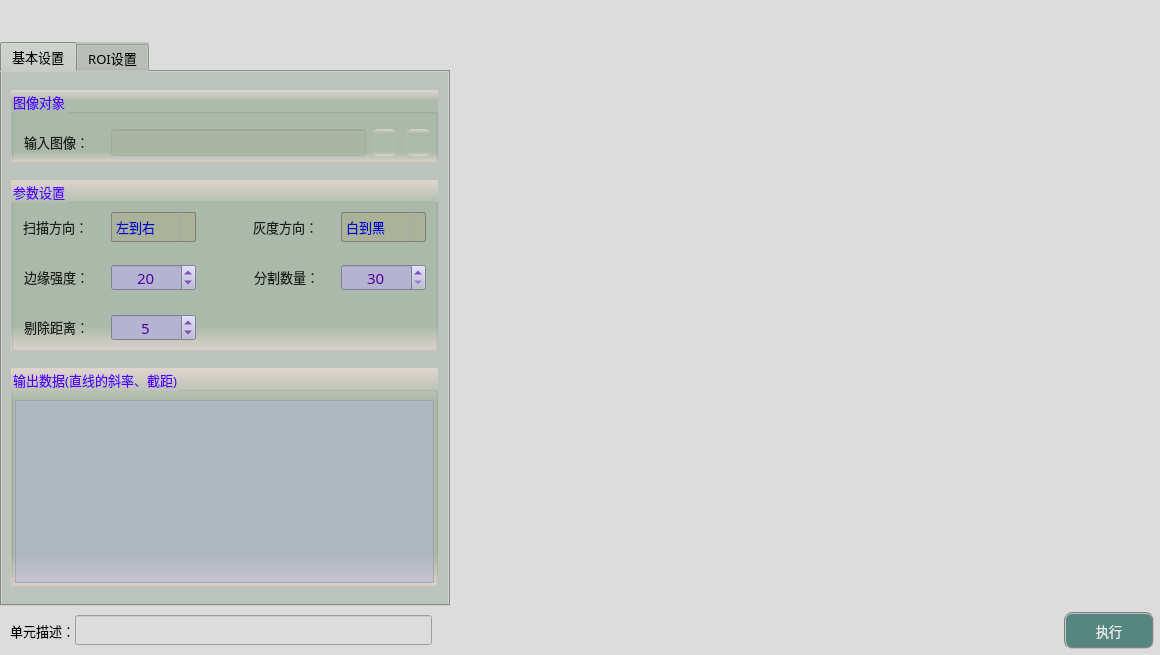
<?xml version="1.0" encoding="UTF-8"?>
<ui version="4.0">
 <class>frmFindLineClass</class>
 <widget class="QDialog" name="frmFindLineClass">
  <property name="geometry">
   <rect>
    <x>0</x>
    <y>0</y>
    <width>1160</width>
    <height>655</height>
   </rect>
  </property>
  <property name="sizePolicy">
   <sizepolicy hsizetype="Fixed" vsizetype="Fixed">
    <horstretch>0</horstretch>
    <verstretch>0</verstretch>
   </sizepolicy>
  </property>
  <property name="minimumSize">
   <size>
    <width>1160</width>
    <height>655</height>
   </size>
  </property>
  <property name="maximumSize">
   <size>
    <width>1160</width>
    <height>655</height>
   </size>
  </property>
  <property name="windowTitle">
   <string>寻找直线</string>
  </property>
  <property name="styleSheet">
   <string notr="true">background-color: rgb(220, 220, 220);</string>
  </property>
  <layout class="QGridLayout" name="gridLayout">
   <property name="leftMargin">
    <number>0</number>
   </property>
   <property name="topMargin">
    <number>0</number>
   </property>
   <property name="rightMargin">
    <number>0</number>
   </property>
   <property name="bottomMargin">
    <number>0</number>
   </property>
   <property name="spacing">
    <number>1</number>
   </property>
   <item row="3" column="0" colspan="3">
    <layout class="QHBoxLayout" name="horizontalLayout">
     <property name="spacing">
      <number>0</number>
     </property>
     <property name="bottomMargin">
      <number>6</number>
     </property>
     <item>
      <spacer name="horizontalSpacer">
       <property name="orientation">
        <enum>Qt::Horizontal</enum>
       </property>
       <property name="sizeType">
        <enum>QSizePolicy::Fixed</enum>
       </property>
       <property name="sizeHint" stdset="0">
        <size>
         <width>10</width>
         <height>20</height>
        </size>
       </property>
      </spacer>
     </item>
     <item>
      <widget class="QLabel" name="label_3">
       <property name="sizePolicy">
        <sizepolicy hsizetype="Fixed" vsizetype="Fixed">
         <horstretch>0</horstretch>
         <verstretch>0</verstretch>
        </sizepolicy>
       </property>
       <property name="maximumSize">
        <size>
         <width>83</width>
         <height>25</height>
        </size>
       </property>
       <property name="font">
        <font>
         <family>微软雅黑</family>
         <pointsize>10</pointsize>
        </font>
       </property>
       <property name="styleSheet">
        <string notr="true">background-color: rgba(255, 255, 255, 0);</string>
       </property>
       <property name="text">
        <string>单元描述：</string>
       </property>
      </widget>
     </item>
     <item>
      <widget class="QLineEdit" name="txtDescribe">
       <property name="sizePolicy">
        <sizepolicy hsizetype="Fixed" vsizetype="Fixed">
         <horstretch>0</horstretch>
         <verstretch>0</verstretch>
        </sizepolicy>
       </property>
       <property name="minimumSize">
        <size>
         <width>357</width>
         <height>30</height>
        </size>
       </property>
       <property name="maximumSize">
        <size>
         <width>16777215</width>
         <height>30</height>
        </size>
       </property>
       <property name="font">
        <font>
         <family>微软雅黑</family>
         <pointsize>10</pointsize>
        </font>
       </property>
      </widget>
     </item>
     <item>
      <spacer name="horizontalSpacer_8">
       <property name="orientation">
        <enum>Qt::Horizontal</enum>
       </property>
       <property name="sizeHint" stdset="0">
        <size>
         <width>40</width>
         <height>20</height>
        </size>
       </property>
      </spacer>
     </item>
     <item>
      <widget class="QPushButton" name="btnExecute">
       <property name="minimumSize">
        <size>
         <width>90</width>
         <height>37</height>
        </size>
       </property>
       <property name="font">
        <font>
         <family>微软雅黑</family>
         <pointsize>10</pointsize>
        </font>
       </property>
       <property name="styleSheet">
        <string notr="true">QWidget{ background-color: rgb(85, 135, 127);}
QWidget{ color: rgb(235, 235, 235);}
QWidget{ border: 2px groove gray;border-radius: 8px;padding: 2px 4px;}
QPushButton:hover{ background-color: rgb(85, 155, 127);}
QPushButton:pressed{background-color: rgb(85, 175, 127);}</string>
       </property>
       <property name="text">
        <string>执行</string>
       </property>
      </widget>
     </item>
     <item>
      <spacer name="horizontalSpacer_2">
       <property name="orientation">
        <enum>Qt::Horizontal</enum>
       </property>
       <property name="sizeType">
        <enum>QSizePolicy::Fixed</enum>
       </property>
       <property name="sizeHint" stdset="0">
        <size>
         <width>6</width>
         <height>20</height>
        </size>
       </property>
      </spacer>
     </item>
    </layout>
   </item>
   <item row="1" column="0">
    <widget class="QTabWidget" name="tabWidget">
     <property name="sizePolicy">
      <sizepolicy hsizetype="Fixed" vsizetype="Expanding">
       <horstretch>0</horstretch>
       <verstretch>0</verstretch>
      </sizepolicy>
     </property>
     <property name="minimumSize">
      <size>
       <width>450</width>
       <height>550</height>
      </size>
     </property>
     <property name="maximumSize">
      <size>
       <width>16777215</width>
       <height>16777215</height>
      </size>
     </property>
     <property name="font">
      <font>
       <family>微软雅黑</family>
       <pointsize>10</pointsize>
      </font>
     </property>
     <property name="styleSheet">
      <string notr="true">background-color: #bcc2bc;</string>
     </property>
     <property name="currentIndex">
      <number>0</number>
     </property>
     <widget class="QWidget" name="tab">
      <attribute name="title">
       <string>基本设置</string>
      </attribute>
      <widget class="QGroupBox" name="groupCamera">
       <property name="geometry">
        <rect>
         <x>9</x>
         <y>18</y>
         <width>427</width>
         <height>73</height>
        </rect>
       </property>
       <property name="font">
        <font>
         <family>微软雅黑</family>
         <pointsize>10</pointsize>
        </font>
       </property>
       <property name="styleSheet">
        <string notr="true">background-color: qlineargradient(x1:0, y1:0, x2:0, y2:1, stop:0 #dfd5cf, stop: 0.15 #acbbac, stop: 0.85 #acbbac,stop:1 #dfd5cf);
color: rgb(85, 0, 255);</string>
       </property>
       <property name="title">
        <string>图像对象</string>
       </property>
       <widget class="QLabel" name="label_4">
        <property name="geometry">
         <rect>
          <x>13</x>
          <y>42</y>
          <width>79</width>
          <height>19</height>
         </rect>
        </property>
        <property name="font">
         <font>
          <family>微软雅黑</family>
          <pointsize>10</pointsize>
         </font>
        </property>
        <property name="styleSheet">
         <string notr="true">color: rgb(30, 30, 30);
background: transparent;</string>
        </property>
        <property name="text">
         <string>输入图像：</string>
        </property>
       </widget>
       <widget class="QLineEdit" name="txtLinkImage">
        <property name="geometry">
         <rect>
          <x>100</x>
          <y>39</y>
          <width>255</width>
          <height>27</height>
         </rect>
        </property>
        <property name="font">
         <font>
          <family>微软雅黑</family>
          <pointsize>10</pointsize>
         </font>
        </property>
        <property name="styleSheet">
         <string notr="true">color: rgb(0, 0, 200);
background-color: rgba(170, 170, 127,50);</string>
        </property>
        <property name="alignment">
         <set>Qt::AlignCenter</set>
        </property>
        <property name="readOnly">
         <bool>true</bool>
        </property>
       </widget>
       <widget class="QPushButton" name="btnLinkImage">
        <property name="geometry">
         <rect>
          <x>360</x>
          <y>39</y>
          <width>27</width>
          <height>27</height>
         </rect>
        </property>
        <property name="toolTip">
         <string>链接图像</string>
        </property>
        <property name="styleSheet">
         <string notr="true">QWidget{ border:none;border-radius: 8px;padding: 2px 4px;}
QPushButton:hover{ background-color: rgba(85, 150, 127, 100);}
QPushButton:pressed{background-color: rgba(85, 180, 127, 160);}</string>
        </property>
        <property name="text">
         <string/>
        </property>
        <property name="icon">
         <iconset resource="sub_res.qrc">
          <normaloff>:/resource/link.png</normaloff>:/resource/link.png</iconset>
        </property>
        <property name="iconSize">
         <size>
          <width>27</width>
          <height>27</height>
         </size>
        </property>
       </widget>
       <widget class="QPushButton" name="btnDelLinkImage">
        <property name="geometry">
         <rect>
          <x>394</x>
          <y>39</y>
          <width>27</width>
          <height>27</height>
         </rect>
        </property>
        <property name="toolTip">
         <string>删除图像链接</string>
        </property>
        <property name="styleSheet">
         <string notr="true">QWidget{ border:none;border-radius: 8px;padding: 2px 4px;}
QPushButton:hover{ background-color: rgba(226, 142, 162, 100);}
QPushButton:pressed{background-color: rgba(226, 172, 162, 200);}</string>
        </property>
        <property name="text">
         <string/>
        </property>
        <property name="icon">
         <iconset resource="sub_res.qrc">
          <normaloff>:/resource/del_link.png</normaloff>:/resource/del_link.png</iconset>
        </property>
        <property name="iconSize">
         <size>
          <width>27</width>
          <height>27</height>
         </size>
        </property>
       </widget>
      </widget>
      <widget class="QGroupBox" name="groupC2">
       <property name="geometry">
        <rect>
         <x>9</x>
         <y>108</y>
         <width>427</width>
         <height>171</height>
        </rect>
       </property>
       <property name="font">
        <font>
         <family>微软雅黑</family>
         <pointsize>10</pointsize>
        </font>
       </property>
       <property name="styleSheet">
        <string notr="true">background-color: qlineargradient(x1:0, y1:0, x2:0, y2:1, stop:0 #dfd5cf, stop: 0.15 #acbbac, stop: 0.85 #acbbac,stop:1 #dfd5cf);
color: rgb(85, 0, 255);</string>
       </property>
       <property name="title">
        <string>参数设置</string>
       </property>
       <widget class="QComboBox" name="comboGrayDirection">
        <property name="geometry">
         <rect>
          <x>330</x>
          <y>32</y>
          <width>85</width>
          <height>30</height>
         </rect>
        </property>
        <property name="font">
         <font>
          <family>微软雅黑</family>
          <pointsize>10</pointsize>
         </font>
        </property>
        <property name="styleSheet">
         <string notr="true">QComboBox {
    border: 1px solid gray;
    border-radius: 2px;    
    color: rgb(0, 0, 200);
	background-color: rgba(170, 170, 127,100);
}
QComboBox::drop-down {
    subcontrol-origin: padding;
    subcontrol-position: top right;
    width: 15px; 
    border-left-width: 1px;
    border-left-color: darkgray;
    border-left-style: solid;
    border-top-right-radius: 3px;
    border-bottom-right-radius: 3px;
}

QComboBox::down-arrow {
    image: url(:/resource/down.png);
} 
QComboBox::down-arrow:on {
    top: 1px;
    left: 1px;
}</string>
        </property>
        <item>
         <property name="text">
          <string>白到黑</string>
         </property>
        </item>
        <item>
         <property name="text">
          <string>黑到白</string>
         </property>
        </item>
       </widget>
       <widget class="QLabel" name="label_10">
        <property name="geometry">
         <rect>
          <x>242</x>
          <y>37</y>
          <width>81</width>
          <height>19</height>
         </rect>
        </property>
        <property name="sizePolicy">
         <sizepolicy hsizetype="Preferred" vsizetype="Fixed">
          <horstretch>0</horstretch>
          <verstretch>0</verstretch>
         </sizepolicy>
        </property>
        <property name="font">
         <font>
          <family>微软雅黑</family>
          <pointsize>10</pointsize>
         </font>
        </property>
        <property name="styleSheet">
         <string notr="true">color: rgb(30, 30, 30);
background: transparent;</string>
        </property>
        <property name="text">
         <string>灰度方向：</string>
        </property>
       </widget>
       <widget class="QLabel" name="label_14">
        <property name="geometry">
         <rect>
          <x>13</x>
          <y>87</y>
          <width>81</width>
          <height>19</height>
         </rect>
        </property>
        <property name="font">
         <font>
          <family>微软雅黑</family>
          <pointsize>10</pointsize>
          <weight>50</weight>
          <bold>false</bold>
         </font>
        </property>
        <property name="styleSheet">
         <string notr="true">color: rgb(30, 30, 30);
background: transparent;</string>
        </property>
        <property name="text">
         <string>边缘强度：</string>
        </property>
       </widget>
       <widget class="QSpinBox" name="spinThreshold">
        <property name="geometry">
         <rect>
          <x>100</x>
          <y>84</y>
          <width>85</width>
          <height>27</height>
         </rect>
        </property>
        <property name="font">
         <font>
          <family>微软雅黑</family>
          <pointsize>11</pointsize>
         </font>
        </property>
        <property name="styleSheet">
         <string notr="true">QWidget{color: rgb(85, 0, 155);background-color: rgb(180, 180, 210);}
QSpinBox::up-button{
    border:transparent;
}
QSpinBox::down-button{
    border:transparent;
}
QSpinBox::up-arrow{
    image:url(:/resource/up.png);
}
QSpinBox::down-arrow{
    image:url(:/resource/down.png);
}</string>
        </property>
        <property name="alignment">
         <set>Qt::AlignCenter</set>
        </property>
        <property name="minimum">
         <number>0</number>
        </property>
        <property name="maximum">
         <number>255</number>
        </property>
        <property name="value">
         <number>20</number>
        </property>
       </widget>
       <widget class="QLabel" name="label_15">
        <property name="geometry">
         <rect>
          <x>12</x>
          <y>37</y>
          <width>81</width>
          <height>19</height>
         </rect>
        </property>
        <property name="sizePolicy">
         <sizepolicy hsizetype="Preferred" vsizetype="Fixed">
          <horstretch>0</horstretch>
          <verstretch>0</verstretch>
         </sizepolicy>
        </property>
        <property name="font">
         <font>
          <family>微软雅黑</family>
          <pointsize>10</pointsize>
         </font>
        </property>
        <property name="styleSheet">
         <string notr="true">color: rgb(30, 30, 30);
background: transparent;</string>
        </property>
        <property name="text">
         <string>扫描方向：</string>
        </property>
       </widget>
       <widget class="QComboBox" name="comboScanDirection">
        <property name="geometry">
         <rect>
          <x>100</x>
          <y>32</y>
          <width>85</width>
          <height>30</height>
         </rect>
        </property>
        <property name="font">
         <font>
          <family>微软雅黑</family>
          <pointsize>10</pointsize>
         </font>
        </property>
        <property name="styleSheet">
         <string notr="true">QComboBox {
    border: 1px solid gray;
    border-radius: 2px;    
    color: rgb(0, 0, 200);
	background-color: rgba(170, 170, 127,100);
}
QComboBox::drop-down {
    subcontrol-origin: padding;
    subcontrol-position: top right;
    width: 15px; 
    border-left-width: 1px;
    border-left-color: darkgray;
    border-left-style: solid;
    border-top-right-radius: 3px;
    border-bottom-right-radius: 3px;
}

QComboBox::down-arrow {
    image: url(:/resource/down.png);
} 
QComboBox::down-arrow:on {
    top: 1px;
    left: 1px;
}</string>
        </property>
        <item>
         <property name="text">
          <string>左到右</string>
         </property>
        </item>
        <item>
         <property name="text">
          <string>右到左</string>
         </property>
        </item>
        <item>
         <property name="text">
          <string>上到下</string>
         </property>
        </item>
        <item>
         <property name="text">
          <string>下到上</string>
         </property>
        </item>
       </widget>
       <widget class="QLabel" name="label_16">
        <property name="geometry">
         <rect>
          <x>243</x>
          <y>87</y>
          <width>81</width>
          <height>19</height>
         </rect>
        </property>
        <property name="font">
         <font>
          <family>微软雅黑</family>
          <pointsize>10</pointsize>
          <weight>50</weight>
          <bold>false</bold>
         </font>
        </property>
        <property name="styleSheet">
         <string notr="true">color: rgb(30, 30, 30);
background: transparent;</string>
        </property>
        <property name="text">
         <string>分割数量：</string>
        </property>
       </widget>
       <widget class="QSpinBox" name="spinSegment">
        <property name="geometry">
         <rect>
          <x>330</x>
          <y>84</y>
          <width>85</width>
          <height>27</height>
         </rect>
        </property>
        <property name="font">
         <font>
          <family>微软雅黑</family>
          <pointsize>11</pointsize>
         </font>
        </property>
        <property name="styleSheet">
         <string notr="true">QWidget{color: rgb(85, 0, 155);background-color: rgb(180, 180, 210);}
QSpinBox::up-button{
    border:transparent;
}
QSpinBox::down-button{
    border:transparent;
}
QSpinBox::up-arrow{
    image:url(:/resource/up.png);
}
QSpinBox::down-arrow{
    image:url(:/resource/down.png);
}</string>
        </property>
        <property name="alignment">
         <set>Qt::AlignCenter</set>
        </property>
        <property name="minimum">
         <number>30</number>
        </property>
        <property name="maximum">
         <number>360</number>
        </property>
        <property name="value">
         <number>30</number>
        </property>
       </widget>
       <widget class="QLabel" name="label_19">
        <property name="geometry">
         <rect>
          <x>13</x>
          <y>137</y>
          <width>81</width>
          <height>19</height>
         </rect>
        </property>
        <property name="font">
         <font>
          <family>微软雅黑</family>
          <pointsize>10</pointsize>
          <weight>50</weight>
          <bold>false</bold>
         </font>
        </property>
        <property name="styleSheet">
         <string notr="true">color: rgb(30, 30, 30);
background: transparent;</string>
        </property>
        <property name="text">
         <string>剔除距离：</string>
        </property>
       </widget>
       <widget class="QSpinBox" name="spinCullDistance">
        <property name="geometry">
         <rect>
          <x>100</x>
          <y>134</y>
          <width>85</width>
          <height>27</height>
         </rect>
        </property>
        <property name="font">
         <font>
          <family>微软雅黑</family>
          <pointsize>11</pointsize>
         </font>
        </property>
        <property name="styleSheet">
         <string notr="true">QWidget{color: rgb(85, 0, 155);background-color: rgb(180, 180, 210);}
QSpinBox::up-button{
    border:transparent;
}
QSpinBox::down-button{
    border:transparent;
}
QSpinBox::up-arrow{
    image:url(:/resource/up.png);
}
QSpinBox::down-arrow{
    image:url(:/resource/down.png);
}</string>
        </property>
        <property name="alignment">
         <set>Qt::AlignCenter</set>
        </property>
        <property name="minimum">
         <number>1</number>
        </property>
        <property name="maximum">
         <number>100</number>
        </property>
        <property name="value">
         <number>5</number>
        </property>
       </widget>
      </widget>
      <widget class="QGroupBox" name="groupC3">
       <property name="geometry">
        <rect>
         <x>9</x>
         <y>296</y>
         <width>427</width>
         <height>219</height>
        </rect>
       </property>
       <property name="font">
        <font>
         <family>微软雅黑</family>
         <pointsize>10</pointsize>
        </font>
       </property>
       <property name="styleSheet">
        <string notr="true">background-color: qlineargradient(x1:0, y1:0, x2:0, y2:1, stop:0 #dfd5cf, stop: 0.15 #acbbac, stop: 0.85 #acbbac,stop:1 #dfd5cf);
color: rgb(85, 0, 255);</string>
       </property>
       <property name="title">
        <string>输出数据(直线的斜率、截距)</string>
       </property>
       <widget class="QTextEdit" name="txtMsg">
        <property name="geometry">
         <rect>
          <x>4</x>
          <y>32</y>
          <width>419</width>
          <height>183</height>
         </rect>
        </property>
        <property name="font">
         <font>
          <family>微软雅黑</family>
         </font>
        </property>
        <property name="styleSheet">
         <string notr="true">QTextEdit         
{
    background-color: rgba(180, 180, 215,120);    
    gridline-color: rgba(220, 220, 255,255);
    color: rgba(20, 20, 20,200);
}
QScrollBar:vertical{ 
		background:#FFFFF2;
		padding-top:20px;
		padding-bottom:20px;
		padding-left:2px;
		padding-right:2px;
		border-left:1px solid #d7d7d7;}
QScrollBar::handle:vertical{
		background:#dbdbdb;
		border-radius:6px;
		min-height:20px;}
QScrollBar::handle:vertical:hover{
		background:#d0d0d0;}
QScrollBar::add-line:vertical{
		background:url(:/resource/down.png) center no-repeat;}
QScrollBar::sub-line:vertical{
		background:url(:/resource/up.png) center no-repeat;}
QScrollBar:horizontal{ 
		background:#FFFFF2;
		padding-top:20px;
		padding-bottom:20px;
		padding-left:2px;
		padding-right:2px;
		border-left:1px solid #d7d7d7;}
QScrollBar::handle:horizontal{
		background:#dbdbdb;
		border-radius:6px;
		min-height:20px;}
QScrollBar::handle:horizontal:hover{
		background:#d0d0d0;}
QScrollBar::add-line:horizontal{
		background:url(:/resource/right.png) center no-repeat;}
QScrollBar::sub-line:horizontal{
		background:url(:/resource/left.png) center no-repeat;}</string>
        </property>
        <property name="readOnly">
         <bool>true</bool>
        </property>
       </widget>
      </widget>
     </widget>
     <widget class="QWidget" name="tab_2">
      <attribute name="title">
       <string>ROI设置</string>
      </attribute>
      <widget class="QGroupBox" name="groupCamera_8">
       <property name="geometry">
        <rect>
         <x>9</x>
         <y>18</y>
         <width>427</width>
         <height>215</height>
        </rect>
       </property>
       <property name="font">
        <font>
         <family>微软雅黑</family>
         <pointsize>10</pointsize>
        </font>
       </property>
       <property name="styleSheet">
        <string notr="true">background-color: qlineargradient(x1:0, y1:0, x2:0, y2:1, stop:0 #dfd5cf, stop: 0.15 #acbbac, stop: 0.85 #acbbac,stop:1 #dfd5cf);
color: rgb(85, 0, 255);</string>
       </property>
       <property name="title">
        <string>ROI对象</string>
       </property>
       <widget class="QCheckBox" name="checkUseROI">
        <property name="enabled">
         <bool>false</bool>
        </property>
        <property name="geometry">
         <rect>
          <x>13</x>
          <y>36</y>
          <width>93</width>
          <height>27</height>
         </rect>
        </property>
        <property name="sizePolicy">
         <sizepolicy hsizetype="Fixed" vsizetype="Fixed">
          <horstretch>0</horstretch>
          <verstretch>0</verstretch>
         </sizepolicy>
        </property>
        <property name="font">
         <font>
          <family>微软雅黑</family>
          <pointsize>10</pointsize>
         </font>
        </property>
        <property name="styleSheet">
         <string notr="true">QCheckBox{
    color: rgb(30, 30, 30);
	border-style: flat;
	background: transparent;
}
QCheckBox::indicator {
    width: 17px;
    height: 17px;    
}
QCheckBox::indicator::unchecked {
    image: url(:/resource/untick.png);
}
QCheckBox::indicator::checked {
    image: url(:/resource/tick.png);
};</string>
        </property>
        <property name="text">
         <string>使用ROI</string>
        </property>
        <property name="iconSize">
         <size>
          <width>22</width>
          <height>22</height>
         </size>
        </property>
        <property name="checked">
         <bool>true</bool>
        </property>
       </widget>
       <widget class="QComboBox" name="comboROIShape">
        <property name="geometry">
         <rect>
          <x>130</x>
          <y>35</y>
          <width>85</width>
          <height>30</height>
         </rect>
        </property>
        <property name="font">
         <font>
          <family>微软雅黑</family>
          <pointsize>10</pointsize>
         </font>
        </property>
        <property name="styleSheet">
         <string notr="true">QComboBox {
    border: 1px solid gray;
    border-radius: 3px;  
    min-width: 5em;
    color: rgb(0, 0, 200);
	background-color: rgba(170, 170, 127,100);
}
QComboBox::drop-down {
    subcontrol-origin: padding;
    subcontrol-position: top right;
    width: 15px; 
    border-left-width: 1px;
    border-left-color: darkgray;
    border-left-style: solid;
    border-top-right-radius: 3px;
    border-bottom-right-radius: 3px;
}

QComboBox::down-arrow {
    image: url(:/resource/down.png);
} 
QComboBox::down-arrow:on {
    top: 1px;
    left: 1px;
}</string>
        </property>
        <item>
         <property name="text">
          <string>卡尺</string>
         </property>
        </item>
       </widget>
       <widget class="QPushButton" name="btnAddROI">
        <property name="geometry">
         <rect>
          <x>270</x>
          <y>34</y>
          <width>66</width>
          <height>32</height>
         </rect>
        </property>
        <property name="sizePolicy">
         <sizepolicy hsizetype="Fixed" vsizetype="Fixed">
          <horstretch>0</horstretch>
          <verstretch>0</verstretch>
         </sizepolicy>
        </property>
        <property name="minimumSize">
         <size>
          <width>60</width>
          <height>30</height>
         </size>
        </property>
        <property name="font">
         <font>
          <family>微软雅黑</family>
          <pointsize>9</pointsize>
         </font>
        </property>
        <property name="styleSheet">
         <string notr="true">QWidget{ background-color: rgba(9, 42, 47, 200);}
QWidget{ color: rgb(235, 235, 235);}
QWidget{ border: 2px groove gray;border-radius: 5px;padding: 2px 4px;}
QPushButton:hover{ background-color: rgb(9, 62, 52);}
QPushButton:pressed{background-color: rgb(9, 82, 72);}</string>
        </property>
        <property name="text">
         <string>添加</string>
        </property>
       </widget>
       <widget class="QPushButton" name="btnDeleteROI">
        <property name="geometry">
         <rect>
          <x>350</x>
          <y>34</y>
          <width>66</width>
          <height>32</height>
         </rect>
        </property>
        <property name="minimumSize">
         <size>
          <width>60</width>
          <height>30</height>
         </size>
        </property>
        <property name="font">
         <font>
          <family>微软雅黑</family>
          <pointsize>9</pointsize>
         </font>
        </property>
        <property name="styleSheet">
         <string notr="true">QWidget{ background-color: rgba(97, 63, 56, 200);}
QWidget{ color: rgb(235, 235, 235);}
QWidget{ border: 2px groove gray;border-radius: 5px;padding: 2px 4px;}
QPushButton:hover{ background-color: rgb(97, 83, 76);}
QPushButton:pressed{background-color: rgb(117, 83, 96);}</string>
        </property>
        <property name="text">
         <string>删除</string>
        </property>
       </widget>
       <widget class="QCheckBox" name="checkViewROI">
        <property name="geometry">
         <rect>
          <x>13</x>
          <y>130</y>
          <width>93</width>
          <height>27</height>
         </rect>
        </property>
        <property name="sizePolicy">
         <sizepolicy hsizetype="Fixed" vsizetype="Fixed">
          <horstretch>0</horstretch>
          <verstretch>0</verstretch>
         </sizepolicy>
        </property>
        <property name="font">
         <font>
          <family>微软雅黑</family>
          <pointsize>10</pointsize>
         </font>
        </property>
        <property name="styleSheet">
         <string notr="true">QCheckBox{
    color: rgb(30, 30, 30);
	border-style: flat;
	background: transparent;
}
QCheckBox::indicator {
    width: 17px;
    height: 17px;    
}
QCheckBox::indicator::unchecked {
    image: url(:/resource/untick.png);
}
QCheckBox::indicator::checked {
    image: url(:/resource/tick.png);
};</string>
        </property>
        <property name="text">
         <string>显示ROI</string>
        </property>
        <property name="iconSize">
         <size>
          <width>22</width>
          <height>22</height>
         </size>
        </property>
       </widget>
       <widget class="QLabel" name="label_17">
        <property name="geometry">
         <rect>
          <x>190</x>
          <y>134</y>
          <width>79</width>
          <height>19</height>
         </rect>
        </property>
        <property name="font">
         <font>
          <family>微软雅黑</family>
          <pointsize>10</pointsize>
         </font>
        </property>
        <property name="styleSheet">
         <string notr="true">color: rgb(30, 30, 30);
background: transparent;</string>
        </property>
        <property name="text">
         <string>ROI颜色：</string>
        </property>
       </widget>
       <widget class="QPushButton" name="btnRoiColor">
        <property name="geometry">
         <rect>
          <x>270</x>
          <y>130</y>
          <width>145</width>
          <height>27</height>
         </rect>
        </property>
        <property name="styleSheet">
         <string notr="true">border:none;
background-color: rgb(0, 0, 255);</string>
        </property>
        <property name="text">
         <string/>
        </property>
       </widget>
       <widget class="QSpinBox" name="spinCrossL">
        <property name="geometry">
         <rect>
          <x>335</x>
          <y>178</y>
          <width>80</width>
          <height>27</height>
         </rect>
        </property>
        <property name="font">
         <font>
          <family>微软雅黑</family>
          <pointsize>11</pointsize>
         </font>
        </property>
        <property name="styleSheet">
         <string notr="true">QWidget{color: rgb(85, 0, 255);background-color: rgb(180, 180, 210);}
QSpinBox::up-button{
    border:transparent;
}
QSpinBox::down-button{
    border:transparent;
}
QSpinBox::up-arrow{
    image:url(:/resource/up.png);
}
QSpinBox::down-arrow{
    image:url(:/resource/down.png);
}</string>
        </property>
        <property name="alignment">
         <set>Qt::AlignCenter</set>
        </property>
        <property name="minimum">
         <number>1</number>
        </property>
        <property name="maximum">
         <number>100</number>
        </property>
        <property name="value">
         <number>10</number>
        </property>
       </widget>
       <widget class="QLabel" name="label_20">
        <property name="geometry">
         <rect>
          <x>13</x>
          <y>182</y>
          <width>79</width>
          <height>19</height>
         </rect>
        </property>
        <property name="font">
         <font>
          <family>微软雅黑</family>
          <pointsize>10</pointsize>
         </font>
        </property>
        <property name="styleSheet">
         <string notr="true">color: rgb(30, 30, 30);
background: transparent;</string>
        </property>
        <property name="text">
         <string>ROI宽度：</string>
        </property>
       </widget>
       <widget class="QLabel" name="label_18">
        <property name="geometry">
         <rect>
          <x>234</x>
          <y>182</y>
          <width>95</width>
          <height>19</height>
         </rect>
        </property>
        <property name="font">
         <font>
          <family>微软雅黑</family>
          <pointsize>10</pointsize>
         </font>
        </property>
        <property name="styleSheet">
         <string notr="true">color: rgb(30, 30, 30);
background: transparent;</string>
        </property>
        <property name="text">
         <string>交叉线长度：</string>
        </property>
       </widget>
       <widget class="QSpinBox" name="spinRoiW">
        <property name="geometry">
         <rect>
          <x>93</x>
          <y>178</y>
          <width>80</width>
          <height>27</height>
         </rect>
        </property>
        <property name="font">
         <font>
          <family>微软雅黑</family>
          <pointsize>11</pointsize>
         </font>
        </property>
        <property name="styleSheet">
         <string notr="true">QWidget{color: rgb(85, 0, 255);background-color: rgb(180, 180, 210);}
QSpinBox::up-button{
    border:transparent;
}
QSpinBox::down-button{
    border:transparent;
}
QSpinBox::up-arrow{
    image:url(:/resource/up.png);
}
QSpinBox::down-arrow{
    image:url(:/resource/down.png);
}</string>
        </property>
        <property name="alignment">
         <set>Qt::AlignCenter</set>
        </property>
        <property name="minimum">
         <number>1</number>
        </property>
        <property name="maximum">
         <number>100</number>
        </property>
        <property name="value">
         <number>2</number>
        </property>
       </widget>
       <widget class="QPushButton" name="btnLinkFollow">
        <property name="geometry">
         <rect>
          <x>354</x>
          <y>84</y>
          <width>27</width>
          <height>27</height>
         </rect>
        </property>
        <property name="toolTip">
         <string>链接位置跟随</string>
        </property>
        <property name="styleSheet">
         <string notr="true">QWidget{ border:none;border-radius: 8px;padding: 2px 4px;}
QPushButton:hover{ background-color: rgba(85, 150, 127, 100);}
QPushButton:pressed{background-color: rgba(85, 180, 127, 160);}</string>
        </property>
        <property name="text">
         <string/>
        </property>
        <property name="icon">
         <iconset resource="sub_res.qrc">
          <normaloff>:/resource/link.png</normaloff>:/resource/link.png</iconset>
        </property>
        <property name="iconSize">
         <size>
          <width>27</width>
          <height>27</height>
         </size>
        </property>
       </widget>
       <widget class="QPushButton" name="btnDelLinkFollow">
        <property name="geometry">
         <rect>
          <x>388</x>
          <y>84</y>
          <width>27</width>
          <height>27</height>
         </rect>
        </property>
        <property name="toolTip">
         <string>删除位置跟随链接</string>
        </property>
        <property name="styleSheet">
         <string notr="true">QWidget{ border:none;border-radius: 8px;padding: 2px 4px;}
QPushButton:hover{ background-color: rgba(226, 142, 162, 100);}
QPushButton:pressed{background-color: rgba(226, 172, 162, 200);}</string>
        </property>
        <property name="text">
         <string/>
        </property>
        <property name="icon">
         <iconset resource="sub_res.qrc">
          <normaloff>:/resource/del_link.png</normaloff>:/resource/del_link.png</iconset>
        </property>
        <property name="iconSize">
         <size>
          <width>27</width>
          <height>27</height>
         </size>
        </property>
       </widget>
       <widget class="QCheckBox" name="checkUseFollow">
        <property name="geometry">
         <rect>
          <x>13</x>
          <y>83</y>
          <width>95</width>
          <height>27</height>
         </rect>
        </property>
        <property name="sizePolicy">
         <sizepolicy hsizetype="Fixed" vsizetype="Fixed">
          <horstretch>0</horstretch>
          <verstretch>0</verstretch>
         </sizepolicy>
        </property>
        <property name="font">
         <font>
          <family>微软雅黑</family>
          <pointsize>10</pointsize>
         </font>
        </property>
        <property name="styleSheet">
         <string notr="true">QCheckBox{
    color: rgb(30, 30, 30);
	border-style: flat;
	background: transparent;
}
QCheckBox::indicator {
    width: 17px;
    height: 17px;    
}
QCheckBox::indicator::unchecked {
    image: url(:/resource/untick.png);
}
QCheckBox::indicator::checked {
    image: url(:/resource/tick.png);
};</string>
        </property>
        <property name="text">
         <string>位置跟随</string>
        </property>
        <property name="iconSize">
         <size>
          <width>22</width>
          <height>22</height>
         </size>
        </property>
       </widget>
       <widget class="QLineEdit" name="txtLinkFollow">
        <property name="geometry">
         <rect>
          <x>114</x>
          <y>84</y>
          <width>235</width>
          <height>27</height>
         </rect>
        </property>
        <property name="font">
         <font>
          <family>微软雅黑</family>
          <pointsize>10</pointsize>
         </font>
        </property>
        <property name="toolTip">
         <string>匹配基准中心</string>
        </property>
        <property name="styleSheet">
         <string notr="true">color: rgb(0, 0, 200);
background-color: rgba(170, 170, 127,50);</string>
        </property>
        <property name="alignment">
         <set>Qt::AlignCenter</set>
        </property>
        <property name="readOnly">
         <bool>true</bool>
        </property>
       </widget>
      </widget>
     </widget>
    </widget>
   </item>
   <item row="0" column="0">
    <spacer name="verticalSpacer_2">
     <property name="orientation">
      <enum>Qt::Vertical</enum>
     </property>
     <property name="sizeType">
      <enum>QSizePolicy::Fixed</enum>
     </property>
     <property name="sizeHint" stdset="0">
      <size>
       <width>20</width>
       <height>42</height>
      </size>
     </property>
    </spacer>
   </item>
   <item row="1" column="2">
    <layout class="QGridLayout" name="imageLayout">
     <property name="spacing">
      <number>1</number>
     </property>
    </layout>
   </item>
   <item row="2" column="0">
    <spacer name="verticalSpacer_4">
     <property name="orientation">
      <enum>Qt::Vertical</enum>
     </property>
     <property name="sizeType">
      <enum>QSizePolicy::Fixed</enum>
     </property>
     <property name="sizeHint" stdset="0">
      <size>
       <width>20</width>
       <height>5</height>
      </size>
     </property>
    </spacer>
   </item>
   <item row="0" column="2">
    <spacer name="verticalSpacer">
     <property name="orientation">
      <enum>Qt::Vertical</enum>
     </property>
     <property name="sizeType">
      <enum>QSizePolicy::Fixed</enum>
     </property>
     <property name="sizeHint" stdset="0">
      <size>
       <width>20</width>
       <height>42</height>
      </size>
     </property>
    </spacer>
   </item>
   <item row="1" column="1">
    <spacer name="horizontalSpacer_3">
     <property name="orientation">
      <enum>Qt::Horizontal</enum>
     </property>
     <property name="sizeType">
      <enum>QSizePolicy::Fixed</enum>
     </property>
     <property name="sizeHint" stdset="0">
      <size>
       <width>3</width>
       <height>20</height>
      </size>
     </property>
    </spacer>
   </item>
  </layout>
 </widget>
 <layoutdefault spacing="6" margin="11"/>
 <resources>
  <include location="sub_res.qrc"/>
  <include location="sub_res.qrc"/>
  <include location="../../DetectIdentify/ColorIdentify/sub_res.qrc"/>
 </resources>
 <connections/>
</ui>
